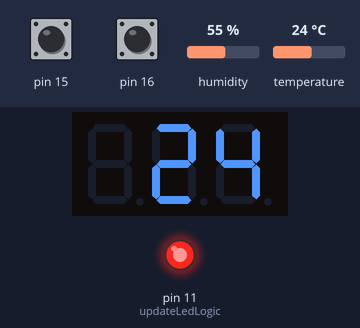
This sketch was run on a simulated Arduino Uno, built with avr-gcc and run on an emulated ATmega328P. Shown: 3-digit seven-segment display, output pins drawn as LEDs (lit = HIGH). Wiring (from diagram.json): DHT22 sensor: data pin 14; 3-digit 7-segment display, segments lit when HIGH: segments pin 2, pin 3, pin 4, pin 5, pin 6, pin 7, pin 8; digit selects pin 9, pin 10, pin 12. Inputs (shaded band) come from the test bench; at power-on: temperature 24 °C, pin 15 HIGH, pin 16 HIGH, humidity 55 %. The segment pins are drawn as the display they are named for; pins used as bus, display or sensor lines are not drawn.

Above: at 1.2 s.
1.3 s: temperature set to 12 °C
At 2.7 s:
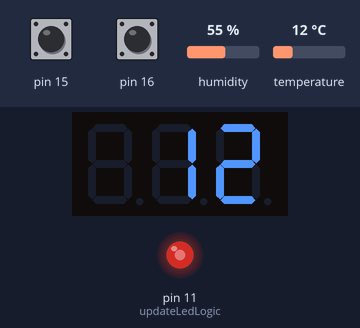
3.0 s: pin 15 pulled LOW for 0.15 s
At 3.42 s:
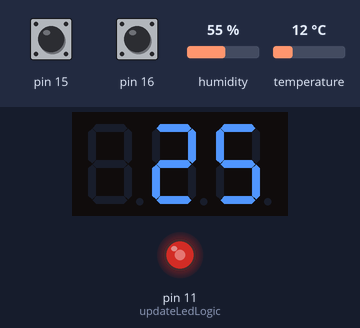
3.7 s: pin 15 pulled LOW for 1 s
At 5.1 s:
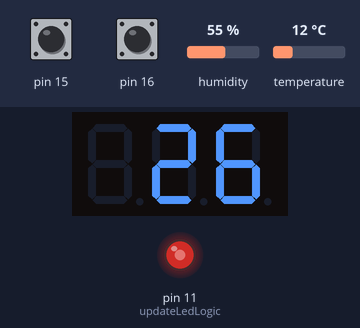
5.3 s: pin 16 pulled LOW for 0.15 s
At 5.78 s:
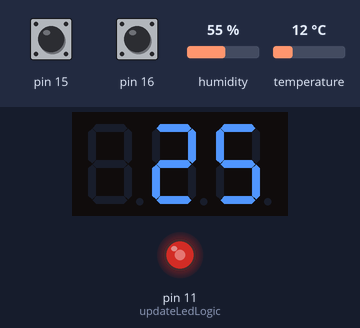
6.0 s: pin 16 pulled LOW for 0.15 s
At 6.42 s:
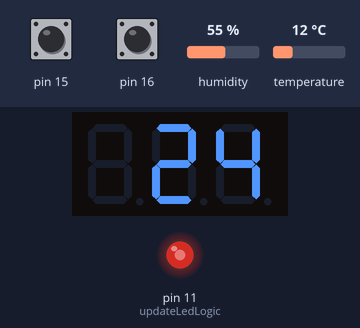
Timing chart, 0 to 7.7 s (numbered marks = the images above; inputs shaded):
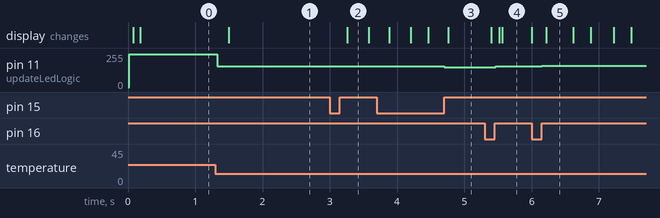

The sketch:

sketch.ino
```cpp
#include "wiring_private.h"

// Variables for DHT22(the sensor for measuring the temperature)
volatile int16_t t16bits = 0; //contains the temperature

// Variables for the Display
#define DISPRATE 20
#define TEMPRATE 100
#define BLINKINGRATE 300
#define IDLE_TIMEOUT 5000

// 7-segment codes(gfedcba)
const uint8_t PROGMEM ds7[12] = {
  0b00111111, // 0
  0b00000110, // 1
  0b01011011, // 2
  0b01001111, // 3
  0b01100110, // 4
  0b01101101, // 5
  0b01111101, // 6
  0b00000111, // 7
  0b01111111, // 8
  0b01101111, // 9
  0b00000000, // empty
  0b01000000  // minus
};

volatile uint8_t disps[3];
volatile uint8_t currentDigit = 0;
volatile uint8_t dispcnt = DISPRATE;
volatile uint8_t tempcnt = TEMPRATE;
volatile uint16_t blinkcnt = BLINKINGRATE;
volatile uint16_t displayTimeoutCnt = IDLE_TIMEOUT;


// Variables for buttons and LEDs
#define LEDRATE 20
volatile uint16_t ledcnt = LEDRATE;
volatile bool inEditMode = false;
volatile int8_t* editTarget = nullptr;

bool redNowPressed  = false;
bool blueNowPressed = false;

uint16_t redPressedDuration  = 0;
uint16_t bluePressedDuration = 0;

volatile int8_t tMin = 0;
volatile int8_t tMax = 25;


// DHT22 - beginning of the code
volatile bool lastDht22Read;
volatile bool dataReady = false; //Check if the temperature is ready

ISR(TIMER1_COMPA_vect) {
  static uint16_t dht22Steps = 0;
  static uint64_t rawData = 0;
  static uint16_t startReadingStep = 0;
  static uint8_t bitIndex = 0;


  bool dhtRead = PINC & (1 << PC0);

  if (dht22Steps == 0) {
    DDRC  |= (1 << PC0);      // Set PC0 as output
    PORTC &= ~(1 << PC0);     // Pull LOW to start the signal
  }

  if (dht22Steps == 200) {
    PORTC |= (1 << PC0);      // Pull HIGH
    DDRC  &= ~(1 << PC0);     // Set PC0 as input
    PORTC |= (1 << PC0);      // Enable pull-up
  }

  if (dht22Steps >= 224 && bitIndex < 40) {
    if (dhtRead && !lastDht22Read) {
      startReadingStep = dht22Steps;
    }

    if (!dhtRead && lastDht22Read && startReadingStep != 0) {
      rawData <<= 1;

      if ((dht22Steps - startReadingStep) > 4) {
        rawData |= 1;
      }

      bitIndex++;
      startReadingStep = 0;
    }

    if (bitIndex == 40) {
      t16bits = (rawData >> 8) & 0xFFFF;
      dataReady = true;
    }
  }

  dht22Steps++;
  if (dht22Steps >= 1000) {
    dht22Steps = 0;
    bitIndex = 0;
    rawData = 0;
  }

  lastDht22Read = dhtRead;
}

// Get the temperature in degrees Celsius
int8_t getTemperature() {

  int16_t raw = (t16bits & 0x7FFF); // unsigned temperature
  return (int8_t) ((t16bits >> 15) ? -(raw + 5) / 10 : (t16bits + 5) / 10); //We round the temperature to the nearest whole number
}
// DHT22 - end of code


// LED code
void updateLedLogic(int8_t currentTemperature, int8_t tMin, int8_t tMax) {
  uint8_t pwmOutputValue;

  if (currentTemperature < tMin) {
    pwmOutputValue = 0;

  } else if (currentTemperature > tMax) {
    pwmOutputValue = 255;

  } else {
    if (tMin >= tMax) {
      // Handles cases where tMin might be incorrectly set to be equal to or greater than tMax.
      // If the current temperature is equal to tMin (and tMax), set the default duty cycle to 25%.
      pwmOutputValue = 64; // 25% of 255
    } else {
   /*** Calculate the corresponding PWM value by linearly interpolating the current temperature,
        over the range [tMin, tMax], mapping the result between 25% (64) and 99% (252) of the duty cycle. ***/
      pwmOutputValue = 64 + ((uint16_t)((currentTemperature - tMin) * 188)) / (tMax - tMin);
    }
  }

  if (!pwmOutputValue) {       //The value is 0
    TCCR2A &= ~((1 << COM2A1) | (1 << COM2A0));
    PORTB  &= ~(1 << PB3);
  } else {
    TCCR2A = (TCCR2A & ~((1 << COM2A1) | (1 << COM2A0))) | (1 << COM2A1) | (1 << WGM21) | (1 << WGM20);
    TCCR2B = (TCCR2B & ~((1 << WGM22) | (1 << CS22) | (1 << CS21) | (1 << CS20))) | (1 << CS22);
    OCR2A  = pwmOutputValue;
  }
}
// End of LED code


// Timer0 Logic
ISR(TIMER0_COMPA_vect) {
  //Measuring keypress time
  if (redNowPressed)  redPressedDuration++;
  if (blueNowPressed) bluePressedDuration++;

  // Exit edit mode after 5 seconds
  if (inEditMode && --displayTimeoutCnt == 0) {
    inEditMode  = false;
    editTarget  = nullptr;
  }

  // Logic for blinking in edit mode
  if (inEditMode && --blinkcnt == 0) {
    blinkcnt = BLINKINGRATE;
    static bool blinkVisible = true;
    blinkVisible = !blinkVisible;

    if (blinkVisible) {
      display(*editTarget);
    } else {
      disps[0] = 10; disps[1] = 10; disps[2] = 10;
    }
  }

  // Idle mode
  if (--tempcnt == 0 && !inEditMode && dataReady) {
    tempcnt = TEMPRATE;
    dataReady = false;
    display(getTemperature());
  }

  // When is it time to update your 7-segment display
  if (--dispcnt == 0) {
    dispcnt = DISPRATE;

    // Turn off all digits
    PORTB |= (1 << PB1) | (1 << PB2) | (1 << PB4);

    // 7-segment pattern from PROGMEM
    uint8_t segs = pgm_read_byte(ds7 + disps[currentDigit]);

    // Writes the segments all at once
    // a-f: PD2-PD7, g: PB0

    // PD2-PD7 to 0, then set from segs<0:5>
    PORTD = (PORTD & 0x03)          // maintains PD0, PD1
            | ((segs & 0x3F) << 2); // bit 0-5 → PD2-PD7

    // PB0 to 0, then set by segs<6>
    if (segs & 0x40) PORTB |=  (1 << PB0);
    else PORTB &= ~(1 << PB0);

    // Enable only the current digit
    // pin digits 9→PB1 10→PB2 12→PB4
    // set the selected one LOW
    PORTB &= ~(1 << (1 << currentDigit));

    // Advance to the next digit
    currentDigit = (currentDigit + 1) % 3;
  }

  // When is it time to upgrade your LED
  if (--ledcnt == 0) {
    ledcnt = LEDRATE;
    updateLedLogic(getTemperature(), tMin, tMax);
  }
}
// Logic for the display
void display(int8_t temp) {
  uint8_t absTemp = (temp > 0) ? temp : -temp;

  if (absTemp < 10 && temp >= 0) {
    disps[0] = 10;
    disps[1] = 10;
    disps[2] = absTemp;
  } else if (temp < 0 && absTemp < 10) {
    disps[0] = 10;
    disps[1] = 11;
    disps[2] = absTemp;
  } else {
    disps[0] = (temp < 0) ? 11 : 10;
    disps[1] = absTemp / 10;
    disps[2] = absTemp % 10;
  }
}

// Interrupts for buttons
ISR(PCINT1_vect) {
  redNowPressed  = (PINC & (1 << PC1)) == 0;
  blueNowPressed = (PINC & (1 << PC2)) == 0;

  if (!redNowPressed) {
    if (redPressedDuration >= 30 && redPressedDuration < 2000) {
      if (!inEditMode) {
        inEditMode = true;
        editTarget = &tMax;
      } else {
        (*editTarget) += 1;
      }
      displayTimeoutCnt = IDLE_TIMEOUT;
      display(*editTarget);
    }
    redPressedDuration = 0;
  }

  if (!blueNowPressed) {
    if (bluePressedDuration >= 2000 && !inEditMode) {
      inEditMode = true;
      editTarget = &tMin;
      displayTimeoutCnt = IDLE_TIMEOUT;
      display(*editTarget);
    } else if (bluePressedDuration >= 30 && inEditMode) {
      (*editTarget) -= 1;
      displayTimeoutCnt = IDLE_TIMEOUT;
      display(*editTarget);
    }
    bluePressedDuration = 0;
  }
}

void setup() {
  // Setup for the display
  DDRD |= (1 << PD2) | (1 << PD3) | (1 << PD4) | (1 << PD5) | (1 << PD6) | (1 << PD7);
  DDRB |= (1 << PB0) | (1 << PB1) | (1 << PB2) | (1 << PB4);
  PORTB |= (1 << PB1) | (1 << PB2) | (1 << PB4);
  // Set Timer0 to CTC mode
  sbi(TCCR0A, WGM01);  // WGM01 = 1
  cbi(TCCR0A, WGM00);  // WGM00 = 0
  cbi(TCCR0B, WGM02);  // Part of the mode selection

  // Set the compare match value to 1 ms
  OCR0A = 249;

  // Set the prescaler to 64
  sbi(TCCR0B, CS01);
  sbi(TCCR0B, CS00);
  cbi(TCCR0B, CS02);

  //Enable Compare Match A
  sbi(TIMSK0, OCIE0A);

  // Setup for the DHT22 sensor
  TCCR1A = 0;
  TCCR1B = (1 << WGM12);
  OCR1A  = 19;
  TCCR1B |= (1 << CS11);     // Prescaler = 8
  sbi(TIMSK1, OCIE1A);       // Enable Timer1 Match A interrupt appears

  // Setup for the buttons
  DDRC &= ~((1 << PC1) | (1 << PC2));
  PORTC |= (1 << PC1) | (1 << PC2);

  PCICR  |= (1 << PCIE1);                     // Enable interrupts on PCINT state change
  PCMSK1 |= (1 << PCINT9) | (1 << PCINT10);   // Enable interrupts on pins PC1 and PC2

  // Setup for the LED
  DDRB |= (1 << PB3);
  PORTB &= ~(1 << PB3);
}

void loop() {
}
```

Measured:
- after the input at 1.3 s, pin 11 (updateLedLogic): 244/255 → 154/255 at once; the display: changes after 0.20 s (image 1)
- after the input at 3.0 s, the display: changes after 0.26 s (image 2)
- after the input at 3.7 s, pin 11 (updateLedLogic): 154/255 → 150/255 after 1.0 s; the display: first differs from a run without the input after 1.1 s (image 3)
- after the input at 5.3 s, pin 11 (updateLedLogic): 150/255 → 154/255 after 0.17 s; the display: first differs from a run without the input after 0.22 s (image 4 shows a later state)
- after the input at 6.0 s, pin 11 (updateLedLogic): 154/255 → 158/255 after 0.15 s; the display: first differs from a run without the input after 0.22 s (image 5)
- what the display in image 5 shows lasts 0.4 s, from 6.2 s to 6.6 s
